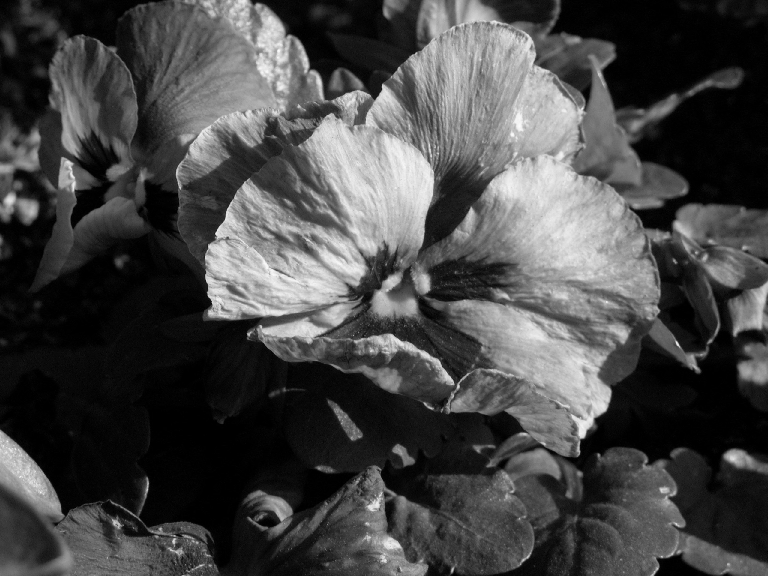
#> input picture code/mwork/TwoStim_2P_Frames_Jerry-master/Image copy/1.jpg, 768 x 576 px, given in place of 1.png, which was not available
$ jupyter execute --allow-errors imgset_feature_coverage.ipynb   (text cells are left out)
#> lines starting #> are read from the running program, lines starting #| are printed output that depends on the picture; pictures that were not available may be replaced by others from this repository, and a replacement may not be noted
[cell 1]
from PIL import Image, ImageDraw, ImageOps
import cv2

import os
from os import listdir
from os.path import isfile, join
import glob
from tqdm.notebook import tqdm

import numpy as np
import math
import matplotlib.pyplot as plt
import seaborn as sns

[cell 2]
os.chdir(r'Z:\All_Staff\home\lan\Mwork\mix50 - bunnytop high lum contrast mix grating and noise\Image'.replace('\\','/'))
img = Image.open('1.png')
#> img is the input picture: PIL image 768x576 L; min 0, max 252, mean 71.1
im_arr = np.array(img)
plt.imshow(im_arr); plt.colorbar()
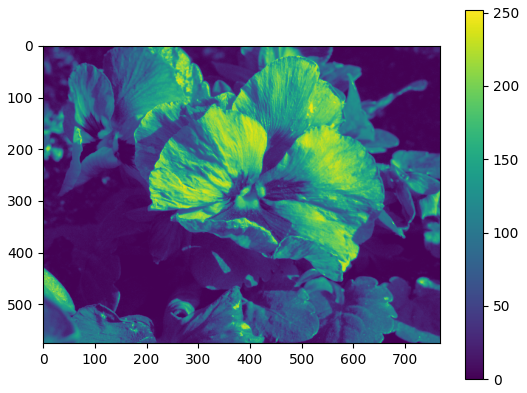
#> figure drawn by matplotlib, 2 panels

[cell 3]
indiv_img_mean = np.mean(im_arr)
#> indiv_img_mean = 71.07
indiv_img_mean
#> Out = 71.07


$ run again, with code/mwork/TwoStim_2P_Frames_Jerry-master/Image copy/10.jpg copied over code/mwork/TwoStim_2P_Frames_Jerry-master/Image copy/1.jpg
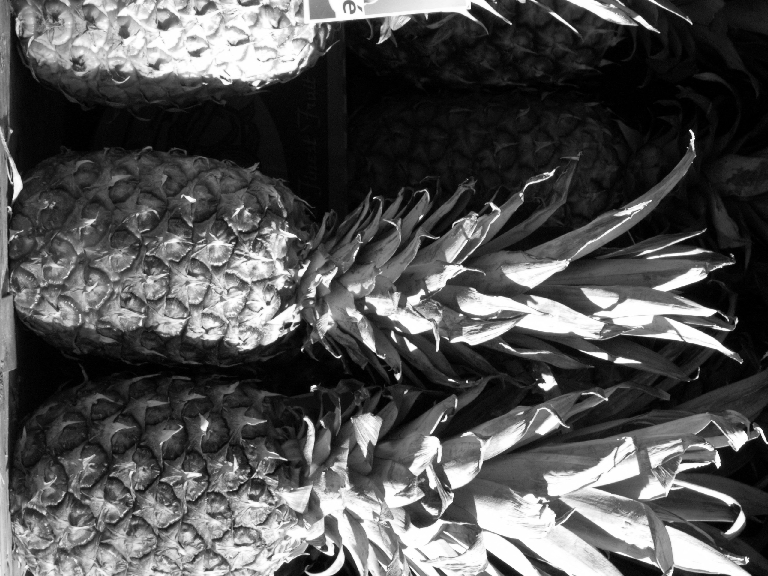
#> input picture code/mwork/TwoStim_2P_Frames_Jerry-master/Image copy/10.jpg, 768 x 576 px, given in place of 1.png, which was not available
#> img is the input picture: PIL image 768x576 L; min 0, max 255, mean 82.6
#> `[cell 2] os.chdir(r'Z:\All_Staff\home\lan\Mwork\mix50 - bunnytop high ..`:
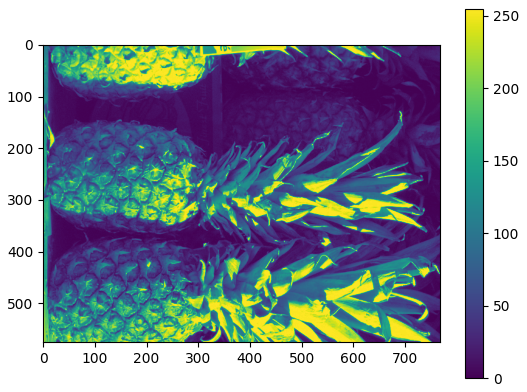
#> figure drawn by matplotlib, 2 panels
#> indiv_img_mean = 82.57

$ run again, with code/mwork/TwoStim_2P_Frames_Jerry-master/Image copy/11.jpg copied over code/mwork/TwoStim_2P_Frames_Jerry-master/Image copy/1.jpg
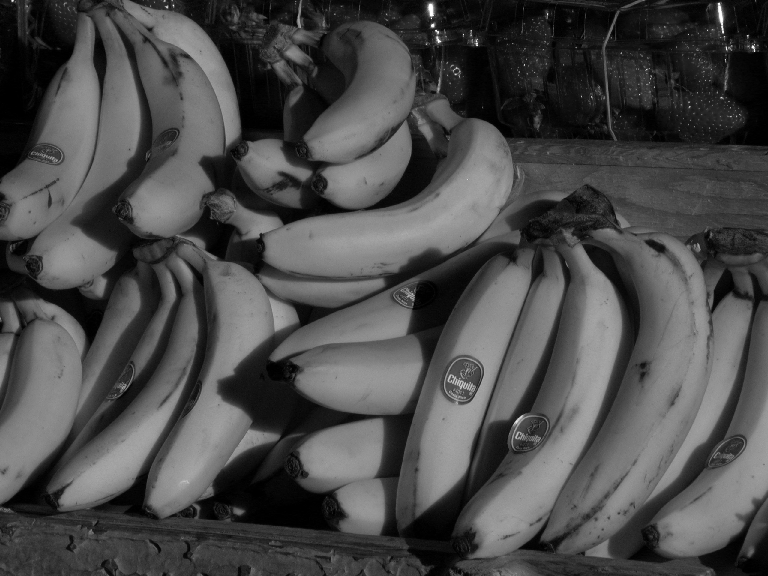
#> input picture code/mwork/TwoStim_2P_Frames_Jerry-master/Image copy/11.jpg, 768 x 576 px, given in place of 1.png, which was not available
#> img is the input picture: PIL image 768x576 L; min 0, max 255, mean 74.8
#> `[cell 2] os.chdir(r'Z:\All_Staff\home\lan\Mwork\mix50 - bunnytop high ..`:
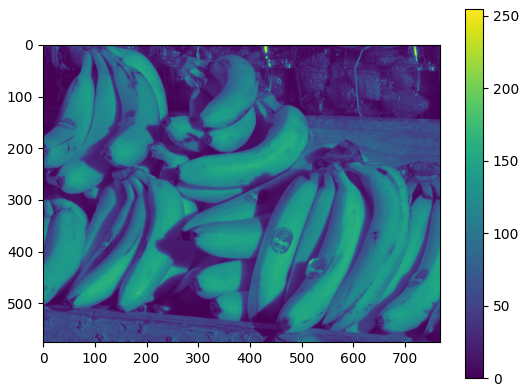
#> figure drawn by matplotlib, 2 panels
#> indiv_img_mean = 74.78
